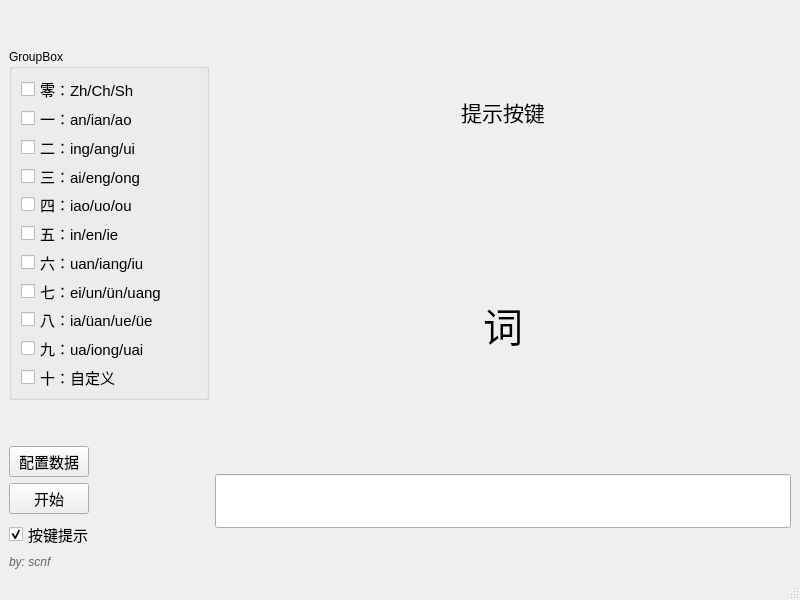
<?xml version="1.0" encoding="UTF-8"?>
<ui version="4.0">
 <class>MainWindow</class>
 <widget class="QMainWindow" name="MainWindow">
  <property name="geometry">
   <rect>
    <x>0</x>
    <y>0</y>
    <width>800</width>
    <height>600</height>
   </rect>
  </property>
  <property name="sizePolicy">
   <sizepolicy hsizetype="Preferred" vsizetype="Preferred">
    <horstretch>0</horstretch>
    <verstretch>0</verstretch>
   </sizepolicy>
  </property>
  <property name="minimumSize">
   <size>
    <width>800</width>
    <height>600</height>
   </size>
  </property>
  <property name="windowTitle">
   <string>双拼练习软件</string>
  </property>
  <property name="windowIcon">
   <iconset resource="app_icon.qrc">
    <normaloff>:/icon/icon.ico</normaloff>:/icon/icon.ico</iconset>
  </property>
  <widget class="QWidget" name="centralwidget">
   <property name="layoutDirection">
    <enum>Qt::LayoutDirection::LeftToRight</enum>
   </property>
   <layout class="QHBoxLayout" name="horizontalLayout" stretch="1,5">
    <item>
     <layout class="QVBoxLayout" name="verticalLayout_5">
      <item>
       <spacer name="verticalSpacer_5">
        <property name="orientation">
         <enum>Qt::Orientation::Vertical</enum>
        </property>
        <property name="sizeType">
         <enum>QSizePolicy::Policy::Fixed</enum>
        </property>
        <property name="sizeHint" stdset="0">
         <size>
          <width>20</width>
          <height>40</height>
         </size>
        </property>
       </spacer>
      </item>
      <item>
       <widget class="QGroupBox" name="groupBox">
        <property name="sizePolicy">
         <sizepolicy hsizetype="Fixed" vsizetype="Preferred">
          <horstretch>0</horstretch>
          <verstretch>0</verstretch>
         </sizepolicy>
        </property>
        <property name="minimumSize">
         <size>
          <width>200</width>
          <height>330</height>
         </size>
        </property>
        <property name="title">
         <string>GroupBox</string>
        </property>
        <layout class="QVBoxLayout" name="verticalLayout">
         <item>
          <widget class="QCheckBox" name="checkBox_00">
           <property name="sizePolicy">
            <sizepolicy hsizetype="Preferred" vsizetype="Preferred">
             <horstretch>0</horstretch>
             <verstretch>0</verstretch>
            </sizepolicy>
           </property>
           <property name="font">
            <font>
             <pointsize>11</pointsize>
            </font>
           </property>
           <property name="text">
            <string>零：Zh/Ch/Sh</string>
           </property>
          </widget>
         </item>
         <item>
          <widget class="QCheckBox" name="checkBox_01">
           <property name="sizePolicy">
            <sizepolicy hsizetype="Preferred" vsizetype="Preferred">
             <horstretch>0</horstretch>
             <verstretch>0</verstretch>
            </sizepolicy>
           </property>
           <property name="font">
            <font>
             <pointsize>11</pointsize>
            </font>
           </property>
           <property name="text">
            <string>一：an/ian/ao</string>
           </property>
          </widget>
         </item>
         <item>
          <widget class="QCheckBox" name="checkBox_02">
           <property name="sizePolicy">
            <sizepolicy hsizetype="Preferred" vsizetype="Preferred">
             <horstretch>0</horstretch>
             <verstretch>0</verstretch>
            </sizepolicy>
           </property>
           <property name="font">
            <font>
             <pointsize>11</pointsize>
            </font>
           </property>
           <property name="text">
            <string>二：ing/ang/ui</string>
           </property>
          </widget>
         </item>
         <item>
          <widget class="QCheckBox" name="checkBox_03">
           <property name="sizePolicy">
            <sizepolicy hsizetype="Preferred" vsizetype="Preferred">
             <horstretch>0</horstretch>
             <verstretch>0</verstretch>
            </sizepolicy>
           </property>
           <property name="font">
            <font>
             <pointsize>11</pointsize>
            </font>
           </property>
           <property name="text">
            <string>三：ai/eng/ong</string>
           </property>
          </widget>
         </item>
         <item>
          <widget class="QCheckBox" name="checkBox_04">
           <property name="sizePolicy">
            <sizepolicy hsizetype="Preferred" vsizetype="Preferred">
             <horstretch>0</horstretch>
             <verstretch>0</verstretch>
            </sizepolicy>
           </property>
           <property name="font">
            <font>
             <pointsize>11</pointsize>
            </font>
           </property>
           <property name="text">
            <string>四：iao/uo/ou</string>
           </property>
          </widget>
         </item>
         <item>
          <widget class="QCheckBox" name="checkBox_05">
           <property name="sizePolicy">
            <sizepolicy hsizetype="Preferred" vsizetype="Preferred">
             <horstretch>0</horstretch>
             <verstretch>0</verstretch>
            </sizepolicy>
           </property>
           <property name="font">
            <font>
             <pointsize>11</pointsize>
            </font>
           </property>
           <property name="text">
            <string>五：in/en/ie</string>
           </property>
          </widget>
         </item>
         <item>
          <widget class="QCheckBox" name="checkBox_06">
           <property name="sizePolicy">
            <sizepolicy hsizetype="Preferred" vsizetype="Preferred">
             <horstretch>0</horstretch>
             <verstretch>0</verstretch>
            </sizepolicy>
           </property>
           <property name="font">
            <font>
             <pointsize>11</pointsize>
            </font>
           </property>
           <property name="text">
            <string>六：uan/iang/iu</string>
           </property>
          </widget>
         </item>
         <item>
          <widget class="QCheckBox" name="checkBox_07">
           <property name="sizePolicy">
            <sizepolicy hsizetype="Preferred" vsizetype="Preferred">
             <horstretch>0</horstretch>
             <verstretch>0</verstretch>
            </sizepolicy>
           </property>
           <property name="font">
            <font>
             <pointsize>11</pointsize>
            </font>
           </property>
           <property name="text">
            <string>七：ei/un/ün/uang</string>
           </property>
          </widget>
         </item>
         <item>
          <widget class="QCheckBox" name="checkBox_08">
           <property name="sizePolicy">
            <sizepolicy hsizetype="Preferred" vsizetype="Preferred">
             <horstretch>0</horstretch>
             <verstretch>0</verstretch>
            </sizepolicy>
           </property>
           <property name="font">
            <font>
             <pointsize>11</pointsize>
            </font>
           </property>
           <property name="text">
            <string>八：ia/üan/ue/üe</string>
           </property>
          </widget>
         </item>
         <item>
          <widget class="QCheckBox" name="checkBox_09">
           <property name="sizePolicy">
            <sizepolicy hsizetype="Preferred" vsizetype="Preferred">
             <horstretch>0</horstretch>
             <verstretch>0</verstretch>
            </sizepolicy>
           </property>
           <property name="font">
            <font>
             <pointsize>11</pointsize>
            </font>
           </property>
           <property name="text">
            <string>九：ua/iong/uai</string>
           </property>
          </widget>
         </item>
         <item>
          <widget class="QCheckBox" name="checkBox_10">
           <property name="sizePolicy">
            <sizepolicy hsizetype="Preferred" vsizetype="Preferred">
             <horstretch>0</horstretch>
             <verstretch>0</verstretch>
            </sizepolicy>
           </property>
           <property name="font">
            <font>
             <pointsize>11</pointsize>
            </font>
           </property>
           <property name="text">
            <string>十：自定义</string>
           </property>
          </widget>
         </item>
        </layout>
       </widget>
      </item>
      <item>
       <spacer name="verticalSpacer_4">
        <property name="orientation">
         <enum>Qt::Orientation::Vertical</enum>
        </property>
        <property name="sizeType">
         <enum>QSizePolicy::Policy::Fixed</enum>
        </property>
        <property name="sizeHint" stdset="0">
         <size>
          <width>20</width>
          <height>40</height>
         </size>
        </property>
       </spacer>
      </item>
      <item>
       <layout class="QVBoxLayout" name="verticalLayout_4">
        <item>
         <layout class="QVBoxLayout" name="verticalLayout_2">
          <item>
           <widget class="QPushButton" name="Button_config">
            <property name="sizePolicy">
             <sizepolicy hsizetype="Fixed" vsizetype="Fixed">
              <horstretch>0</horstretch>
              <verstretch>0</verstretch>
             </sizepolicy>
            </property>
            <property name="font">
             <font>
              <pointsize>11</pointsize>
             </font>
            </property>
            <property name="text">
             <string>配置数据</string>
            </property>
           </widget>
          </item>
          <item>
           <widget class="QPushButton" name="Button_start">
            <property name="sizePolicy">
             <sizepolicy hsizetype="Fixed" vsizetype="Fixed">
              <horstretch>0</horstretch>
              <verstretch>0</verstretch>
             </sizepolicy>
            </property>
            <property name="font">
             <font>
              <pointsize>11</pointsize>
             </font>
            </property>
            <property name="text">
             <string>开始</string>
            </property>
           </widget>
          </item>
         </layout>
        </item>
        <item>
         <widget class="QCheckBox" name="checkBox_mode">
          <property name="sizePolicy">
           <sizepolicy hsizetype="Fixed" vsizetype="Fixed">
            <horstretch>0</horstretch>
            <verstretch>0</verstretch>
           </sizepolicy>
          </property>
          <property name="font">
           <font>
            <pointsize>11</pointsize>
           </font>
          </property>
          <property name="layoutDirection">
           <enum>Qt::LayoutDirection::LeftToRight</enum>
          </property>
          <property name="text">
           <string>按键提示</string>
          </property>
          <property name="checked">
           <bool>true</bool>
          </property>
         </widget>
        </item>
        <item>
         <widget class="QLabel" name="label">
          <property name="font">
           <font>
            <italic>true</italic>
            <underline>false</underline>
           </font>
          </property>
          <property name="styleSheet">
           <string notr="true">color:rgb(98, 98, 98)</string>
          </property>
          <property name="text">
           <string>by: scnf</string>
          </property>
         </widget>
        </item>
       </layout>
      </item>
     </layout>
    </item>
    <item>
     <layout class="QVBoxLayout" name="verticalLayout_3" stretch="1,3,1,5,1,1,1">
      <item>
       <spacer name="verticalSpacer_6">
        <property name="orientation">
         <enum>Qt::Orientation::Vertical</enum>
        </property>
        <property name="sizeHint" stdset="0">
         <size>
          <width>20</width>
          <height>40</height>
         </size>
        </property>
       </spacer>
      </item>
      <item>
       <widget class="QLabel" name="label_key">
        <property name="sizePolicy">
         <sizepolicy hsizetype="Minimum" vsizetype="Expanding">
          <horstretch>0</horstretch>
          <verstretch>0</verstretch>
         </sizepolicy>
        </property>
        <property name="font">
         <font>
          <pointsize>16</pointsize>
          <stylestrategy>PreferDefault</stylestrategy>
          <hintingpreference>PreferDefaultHinting</hintingpreference>
         </font>
        </property>
        <property name="layoutDirection">
         <enum>Qt::LayoutDirection::LeftToRight</enum>
        </property>
        <property name="text">
         <string>提示按键</string>
        </property>
        <property name="textFormat">
         <enum>Qt::TextFormat::AutoText</enum>
        </property>
        <property name="alignment">
         <set>Qt::AlignmentFlag::AlignCenter</set>
        </property>
        <property name="wordWrap">
         <bool>true</bool>
        </property>
       </widget>
      </item>
      <item>
       <spacer name="verticalSpacer">
        <property name="orientation">
         <enum>Qt::Orientation::Vertical</enum>
        </property>
        <property name="sizeType">
         <enum>QSizePolicy::Policy::MinimumExpanding</enum>
        </property>
        <property name="sizeHint" stdset="0">
         <size>
          <width>20</width>
          <height>40</height>
         </size>
        </property>
       </spacer>
      </item>
      <item>
       <widget class="QLabel" name="label_word">
        <property name="sizePolicy">
         <sizepolicy hsizetype="Minimum" vsizetype="Expanding">
          <horstretch>0</horstretch>
          <verstretch>0</verstretch>
         </sizepolicy>
        </property>
        <property name="font">
         <font>
          <pointsize>30</pointsize>
         </font>
        </property>
        <property name="text">
         <string>词</string>
        </property>
        <property name="alignment">
         <set>Qt::AlignmentFlag::AlignCenter</set>
        </property>
        <property name="wordWrap">
         <bool>true</bool>
        </property>
       </widget>
      </item>
      <item>
       <spacer name="verticalSpacer_2">
        <property name="orientation">
         <enum>Qt::Orientation::Vertical</enum>
        </property>
        <property name="sizeType">
         <enum>QSizePolicy::Policy::MinimumExpanding</enum>
        </property>
        <property name="sizeHint" stdset="0">
         <size>
          <width>20</width>
          <height>40</height>
         </size>
        </property>
       </spacer>
      </item>
      <item>
       <widget class="QLineEdit" name="lineEdit">
        <property name="sizePolicy">
         <sizepolicy hsizetype="Preferred" vsizetype="Fixed">
          <horstretch>0</horstretch>
          <verstretch>0</verstretch>
         </sizepolicy>
        </property>
        <property name="baseSize">
         <size>
          <width>0</width>
          <height>0</height>
         </size>
        </property>
        <property name="font">
         <font>
          <pointsize>30</pointsize>
         </font>
        </property>
        <property name="inputMask">
         <string/>
        </property>
        <property name="text">
         <string/>
        </property>
        <property name="alignment">
         <set>Qt::AlignmentFlag::AlignCenter</set>
        </property>
       </widget>
      </item>
      <item>
       <spacer name="verticalSpacer_3">
        <property name="orientation">
         <enum>Qt::Orientation::Vertical</enum>
        </property>
        <property name="sizeType">
         <enum>QSizePolicy::Policy::Expanding</enum>
        </property>
        <property name="sizeHint" stdset="0">
         <size>
          <width>20</width>
          <height>208</height>
         </size>
        </property>
       </spacer>
      </item>
     </layout>
    </item>
   </layout>
  </widget>
  <widget class="QStatusBar" name="statusbar"/>
 </widget>
 <resources>
  <include location="app_icon.qrc"/>
 </resources>
 <connections/>
</ui>
